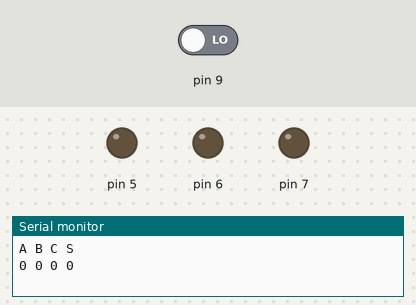
The sketch below on a simulated Arduino Uno, built with avr-gcc and run on an emulated ATmega328P. On the bench: output pins drawn as LEDs (lit = HIGH), the last lines printed to the serial monitor. Inputs (shaded band) come from the test bench; at power-on: pin 9 LOW.

Above: at 1.0 s.
At 5.0 s:
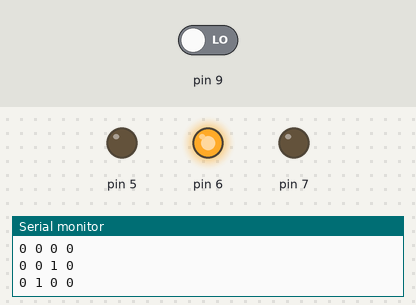
At 7.0 s:
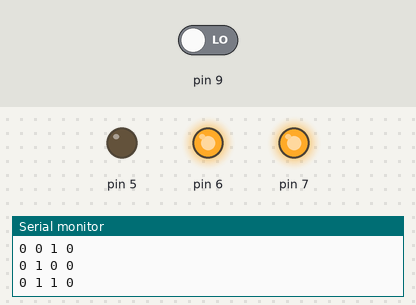
At 9.0 s:
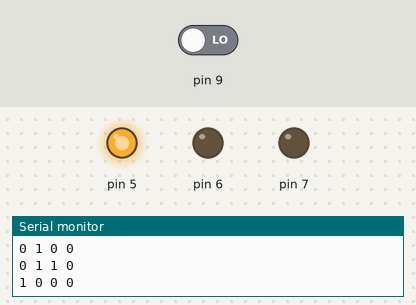
At 13.0 s:
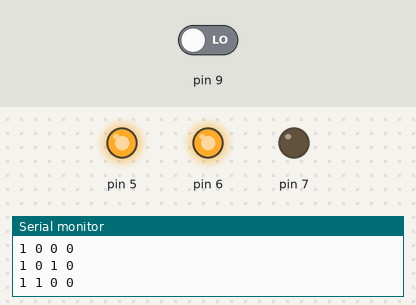
At 19.0 s:
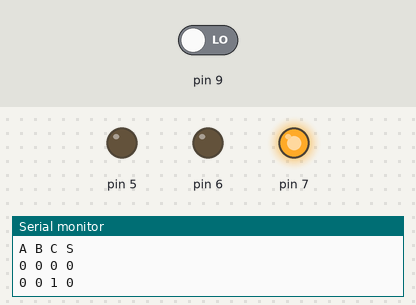
Timing chart, 0 to 20.8 s (numbered marks = the images above):
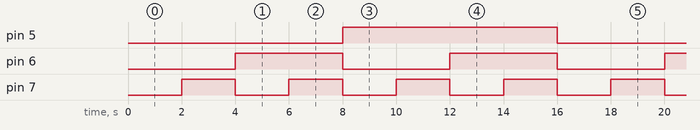

The sketch:

EJERCICIO2.ino
```cpp
int A,B,C,S;

void setup() {
  pinMode(5, OUTPUT); //A
  pinMode(6, OUTPUT); //B
  pinMode(7, OUTPUT); //C
  pinMode(9, INPUT);  //S
  Serial.begin(9600);
}

void loop() {
  Serial.println("A B C S");
  digitalWrite(5,LOW);
  digitalWrite(6,LOW);
  digitalWrite(7,LOW);
  A = digitalRead(5);
  B = digitalRead(6);
  C = digitalRead(7);
  S = digitalRead(9);
  Serial.print(A);
  Serial.print(" ");
  Serial.print(B);
  Serial.print(" ");
  Serial.print(C);
  Serial.print(" ");
  Serial.print(S);
  Serial.println(" "); //Valor de la salida
  delay(2000);

  digitalWrite(5,LOW);
  digitalWrite(6,LOW);
  digitalWrite(7,HIGH);
  A = digitalRead(5);
  B = digitalRead(6);
  C = digitalRead(7);
  S = digitalRead(9);
  Serial.print(A);
  Serial.print(" ");
  Serial.print(B);
  Serial.print(" ");
  Serial.print(C);
  Serial.print(" ");
  Serial.print(S);
  Serial.println(" "); //Valor de la salida
  delay(2000);

  digitalWrite(5,LOW);
  digitalWrite(6,HIGH);
  digitalWrite(7,LOW);
  A = digitalRead(5);
  B = digitalRead(6);
  C = digitalRead(7);
  S = digitalRead(9);
  Serial.print(A);
  Serial.print(" ");
  Serial.print(B);
  Serial.print(" ");
  Serial.print(C);
  Serial.print(" ");
  Serial.print(S);
  Serial.println(" "); //Valor de la salida
  delay(2000);

  digitalWrite(5,LOW);
  digitalWrite(6,HIGH);
  digitalWrite(7,HIGH);
  A = digitalRead(5);
  B = digitalRead(6);
  C = digitalRead(7);
  S = digitalRead(9);
  Serial.print(A);
  Serial.print(" ");
  Serial.print(B);
  Serial.print(" ");
  Serial.print(C);
  Serial.print(" ");
  Serial.print(S);
  Serial.println(" "); //Valor de la salida
  delay(2000);

  digitalWrite(5,HIGH);
  digitalWrite(6,LOW);
  digitalWrite(7,LOW);
  A = digitalRead(5);
  B = digitalRead(6);
  C = digitalRead(7);
  S = digitalRead(9);
  Serial.print(A);
  Serial.print(" ");
  Serial.print(B);
  Serial.print(" ");
  Serial.print(C);
  Serial.print(" ");
  Serial.print(S);
  Serial.println(" "); //Valor de la salida
  delay(2000);

  digitalWrite(5,HIGH);
  digitalWrite(6,LOW);
  digitalWrite(7,HIGH);
  A = digitalRead(5);
  B = digitalRead(6);
  C = digitalRead(7);
  S = digitalRead(9);
  Serial.print(A);
  Serial.print(" ");
  Serial.print(B);
  Serial.print(" ");
  Serial.print(C);
  Serial.print(" ");
  Serial.print(S);
  Serial.println(" "); //Valor de la salida
  delay(2000);

  digitalWrite(5,HIGH);
  digitalWrite(6,HIGH);
  digitalWrite(7,LOW);
  A = digitalRead(5);
  B = digitalRead(6);
  C = digitalRead(7);
  S = digitalRead(9);
  Serial.print(A);
  Serial.print(" ");
  Serial.print(B);
  Serial.print(" ");
  Serial.print(C);
  Serial.print(" ");
  Serial.print(S);
  Serial.println(" "); //Valor de la salida
  delay(2000);

  digitalWrite(5,HIGH);
  digitalWrite(6,HIGH);
  digitalWrite(7,HIGH);
  A = digitalRead(5);
  B = digitalRead(6);
  C = digitalRead(7);
  S = digitalRead(9);
  Serial.print(A);
  Serial.print(" ");
  Serial.print(B);
  Serial.print(" ");
  Serial.print(C);
  Serial.print(" ");
  Serial.print(S);
  Serial.println(" "); //Valor de la salida
  delay(2000);

  Serial.println(""); //ultimo

}
```

Measured:
- by itself, pin 5: alternates HIGH for 8.0 s and LOW for 8.0 s
- by itself, pin 6: alternates HIGH for 4.0 s and LOW for 4.0 s
- by itself, pin 7: alternates HIGH for 2.0 s and LOW for 2.0 s
